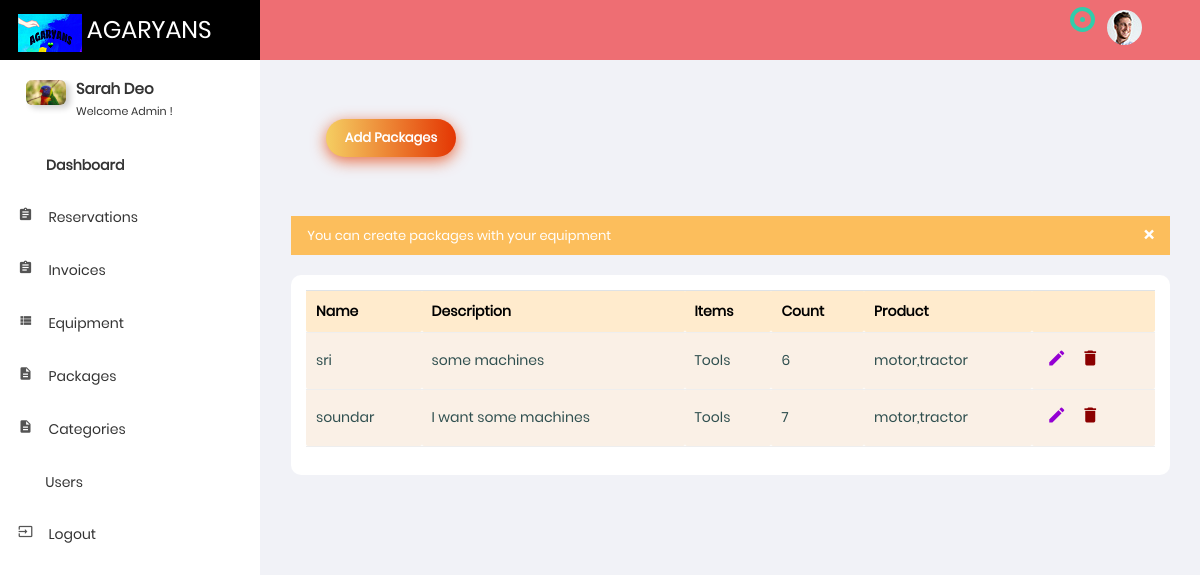
Page /tee on the committed database.
### sub_part/models.py (models this page shows, shortened)
class package(models.Model):
    name=models.CharField(max_length=100)
    description=models.CharField(max_length=100)
    count=models.CharField(max_length=100)
    product=models.CharField(max_length=100)
    items=models.CharField(max_length=100)

### sub_part/views.py (the view)
# urls.py: path('tee',views.tee,name='tee'),
def tee(request):
    ex3=package.objects.all()
    return render(request,'tee.html',{'ex3':ex3})

### template/tee.html (shortened to what this page needs)
{% load static %}
<!DOCTYPE html>
<html lang="en">
<head>
    <link href="{% static 'assets/css/app.min.css' %}" rel="stylesheet">
    <link href="{% static 'assets/css/style.css' %}" rel="stylesheet" />
    <link href="{% static 'assets/css/styles/all-themes.css' %}" rel="stylesheet" />
</head>
<body class="light">
    <nav class="navbar">
        <div class="container-fluid">
            <div class="navbar-header">
                <a class="navbar-brand" href="{% url 'ind' %}">
                    <img src="{% static 'assets/images/logo.png' %}" alt="" />
                    <span class="logo-name">AGARYANS</span>
                </a>
            </div>
            <div class="collapse navbar-collapse" id="navbar-collapse">
                <ul class="nav navbar-nav navbar-left">
                    <li>
                        <a href="#" onClick="return false;" class="sidemenu-collapse">
                            <i class="nav-hdr-btn ti-align-left"></i>
                        </a>
                    </li>
                </ul>
                <ul class="nav navbar-nav navbar-right">
                    <li class="fullscreen">
                        <a href="javascript:;" class="fullscreen-btn">
                            <i class="nav-hdr-btn ti-fullscreen"></i>
                        </a>
                    </li>
                    <li class="dropdown">
                        <a href="#" onClick="return false;" class="dropdown-toggle" data-toggle="dropdown" role="button">
                            <i class="nav-hdr-btn ti-bell"></i>
                       		<span class="notify"></span>
                            <span class="heartbeat"></span>
                        </a>
                    </li>
                    <li class="dropdown user_profile">
                        <div class="dropdown-toggle" data-toggle="dropdown">
                            <img src="{% static 'assets/images/user.jpg' %}" alt="user">
                        </div>
                    </li>
                    <li class="pull-right">
                        <a href="#" onClick="return false;" class="js-right-sidebar" data-close="true">
                            <i class="nav-hdr-btn ti-layout-grid2"></i>
                        </a>
                    </li>
                </ul>
            </div>
        </div>
    </nav>
    <div>
        <aside id="leftsidebar" class="sidebar">
            <div class="menu">
                <ul class="list">
                    <li>
                        <div class="sidebar-profile clearfix">
                            <div class="profile-img">
                                <img src="{% static 'assets/images/usrbig.jpg' %}" alt="profile">
                            </div>
                            <div class="profile-info">
                                <h3>Sarah Deo</h3>
                                <p>Welcome Admin !</p>
                            </div>
                        </div>
                    </li>
                    <li class="active">
                        <a href="{% url 'ind' %}" >
                            <i class="menu-icon ti-home"></i>
                            <span>Dashboard</span>
                        </a>
                        <a href="{% url 'reser' %}" >
                            <i class="material-icons">assignment</i>
                            <span>Reservations</span>
                        </a>
                        <a href="{% url 'invo' %}" class="active">
                            <i class="material-icons">assignment</i>
                            <span>Invoices</span>
                        </a>
                         <a href="{% url 'one' %}" class="active">
                            <i class="material-icons">view_list</i>
                            <span>Equipment</span>
                        </a>
                         <a href="{% url 'tee' %}">
                             <i class="material-icons">description</i>
                            <span>Packages</span>
                        </a>
                         <a href="{% url 'ff' %}" >
                             <i class="material-icons">description</i>
                            <span>Categories</span>
                        </a>
                         <a href="{% url 'gg' %}">
                            <i class="fas fa-user-friends"></i>
                            <span>Users</span>
                        </a>
                         <a href="{% url 'logout' %}"  >
                            <i class="material-icons">input</i>
                            <span>Logout</span>
                        </a>
                    </li>
                </ul>
            </div>
        </aside>
    </div>
    <br> <br>
            <section class="content">
        <div class="container-fluid">
            <div class="col-xs-12 col-sm-6 col-md-6 col-lg-6">
                                <a href="{% url 'ee' %}">    <button type="button" class="btn-hover btn-border-radius color-2" data-toggle="modal" data-target=".bd-example-modal-lg">Add
                                  Packages </button></a></div><br><br>
           <div class="alert alert-warning alert-dismissible" role="alert">
                                <button type="button" class="close" data-dismiss="alert" aria-label="Close">
                                    <span aria-hidden="true">&times;</span>
                                </button>
                                You can create packages with your equipment
                            </div>
            <div class="row">
                <div class="col-xs-12 col-sm-12 col-md-12 col-lg-12">
                    <div class="card">
                        <div class="body">
                            <div class="table-responsive">
                                <table class="table table-hover js-basic-example contact_list">
                                    <thead>
                                        <tr style="background-color: blanchedalmond;color:black;">
                                            <th>Name</th>
                                            <th>Description</th>
                                            <th>Items</th>
                                            <th>Count</th>
                                            <th>Product</th>
                                            <th></th>
                                        </tr>
                                    </thead>
                                    <tbody>
                                        {% for i in ex3 %}
                                        <tr style="color: darkslategrey; background-color: linen;">
                                            <td>{{i.name}}</td>
                                            <td>{{i.description}}</td>
                                            <td>{{i.items}}</td>
                                            <td>{{i.count}}</td>
                                            <td>{{i.product}}</td>
                                            <td>
                                                <button class="btn tblActnBtn">
                                                    <i class="material-icons"><a href="edit_packages/{{i.id}}" style="color: darkviolet;">mode_edit</a></i>
                                                </button>
                                                <button class="btn tblActnBtn">
                                                    <i class="material-icons"><a href="delete_packages/{{i.id}}" style="color: darkred;">delete</a></i>
                                                </button>
                                            </td>
                                        </tr>
                                        {% endfor %}
                                    </tbody>
                                </table>
                            </div>
                        </div>
                    </div>
                </div>
            </div>
</div>
</section>
</body>

### rows in the picture
package: name "sri", description "some machines", items "Tools", count "6", product "motor,tractor"
package: name "soundar", description "I want some machines", items "Tools", count "7", product "motor,tractor"
